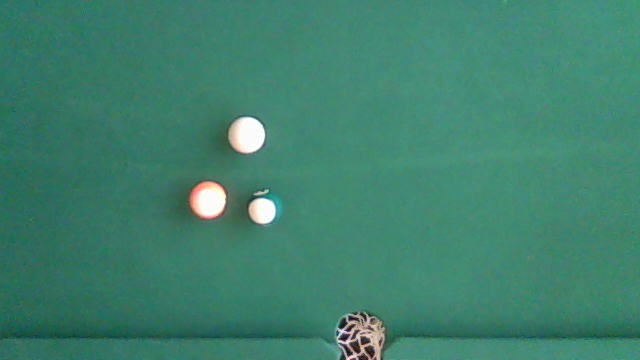
%> input picture c2.jpg, 640 x 360 px
$ octave voon.m   (GNU Octave 9; MATLAB toolbox functions it lacks are replaced by stand-ins)
%> lines starting %> are read from the running program, lines starting %| are printed output that depends on the picture; in (x1, y1, x2, y2) boxes, pixels count from 0 and x2, y2 are one past the last pixel; in counts of white or black regions, pixels touching at a corner belong together; the program's own positions count from 1
% by ImageAnalyst
% IMPORTANT: The newsreader may break long lines into multiple lines.
% Be sure to join any long lines that got split into multiple single lines.
% These can be found by the red lines on the left side of your
% text editor, which indicate syntax errors, or else just run the
% code and it will stop at the split lines with an error.

% Clean up and initialization
clc; % Clear the command window.
close all; % Close all figures (except those of imtool.)
imtool close all; % Close all imtool figures.
clear; % Erase all existing variables.
workspace; % Make sure the workspace panel is showing.
fontSize = 15;

% Read in the color demo image.
folder = 'C:\Users\mehul\Desktop\canny (2)\canny';
baseFileName = 'c2.jpg';
fullFileName = fullfile(folder, baseFileName);
% Get the full filename, with path prepended.
fullFileName = fullfile(folder, baseFileName);
if ~exist(fullFileName, 'file')
% Didn't find it there. Check the search path for it.
fullFileName = baseFileName; % No path this time.
if ~exist(fullFileName, 'file')
% Still didn't find it. Alert user.
errorMessage = sprintf('Error: %s does not exist.', fullFileName);
uiwait(warndlg(errorMessage));
return;
end
end
rgbImage = imread(fullFileName);
%> rgbImage is the input picture: size 360x640x3 uint8; mean R, G, B 63.2, 129, 109.4
% Get the dimensions of the image. numberOfColorBands should be = 3.
[rows columns numberOfColorBands] = size(rgbImage);
%> rows = 360; columns = 640; numberOfColorBands = 3
% Display the original color image.
subplot(2, 3, 1);
imshow(rgbImage, []);
title('Original color Image', 'FontSize', fontSize);
% Enlarge figure to full screen.
set(gcf, 'Position', get(0,'Screensize'));

% Extract the individual red color channel.
redChannel = rgbImage(:, :, 1);
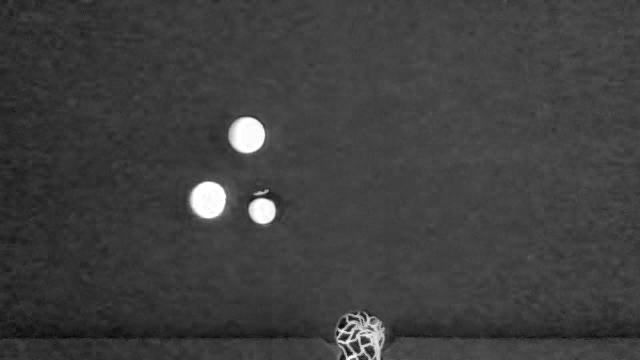
%> redChannel: size 360x640 uint8; min 5, max 255, mean 63.2
% Display the red channel image.
subplot(2, 3, 2);
imshow(redChannel, []);
title('Red Channel Image', 'FontSize', fontSize);

% Binarize it
binaryImage = redChannel < 39;
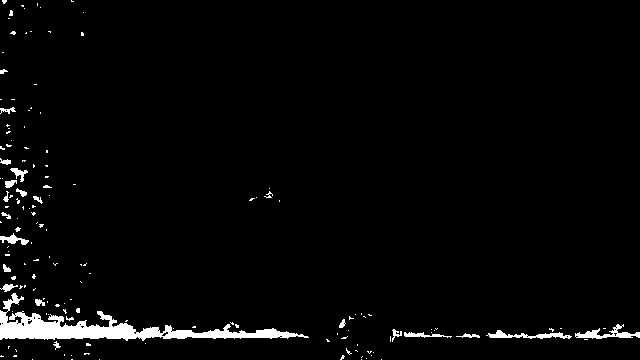
%> binaryImage: size 360x640 logical; 2.7% white; 152 white regions (129 under 20 px), largest, box (x1, y1, x2, y2) and area: (0, 293, 309, 341) 3870, (575, 324, 640, 339) 362, (486, 330, 572, 339) 321
% Display the image.
subplot(2, 3, 3);
imshow(binaryImage, []);
title('Thresholded Image', 'FontSize', fontSize);

% Get rid of the top junk
se = strel('disk', 5);
binaryImage = imopen(binaryImage, se);
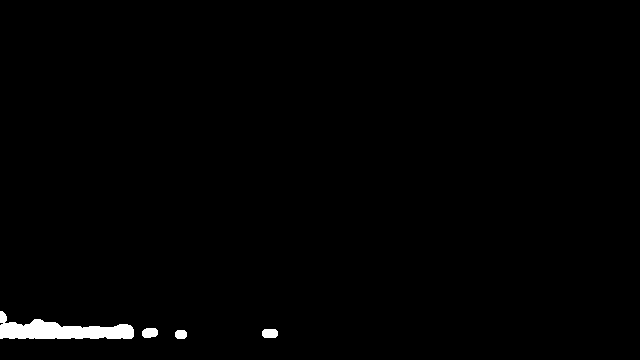
%> binaryImage: size 360x640 logical; 1% white; 4 white regions, box (x1, y1, x2, y2) and area: (0, 311, 134, 339) 1982, (142, 328, 158, 338) 137, (262, 329, 278, 338) 132, (175, 330, 187, 339) 96
% Display the cleaned image.
subplot(2, 3, 4);
imshow(binaryImage, []);
title('Opened Image', 'FontSize', fontSize);

labeledImage = bwlabel(binaryImage);
%> labeledImage: size 360x640 double; 5 distinct labels, from 0 to 4
measurements = regionprops(labeledImage,'Area','MajorAxisLength','MinorAxisLength');
%> measurements = 4 regions; Area, MajorAxisLength and MinorAxisLength: 1982 158.2 19.7, 137 17.09 10.32, 132 17.24 9.89, 96 12.73 9.7
% Find the largest blob.
allAreas = [measurements.Area];
%> allAreas = [1982 137 96 132]
biggestBlobIndex = find(allAreas == max(allAreas));
%> biggestBlobIndex = 1

% Extract only the largest blob.
% Note how we use ismember() to do this.
keeperBlobsImage = ismember(labeledImage, biggestBlobIndex);
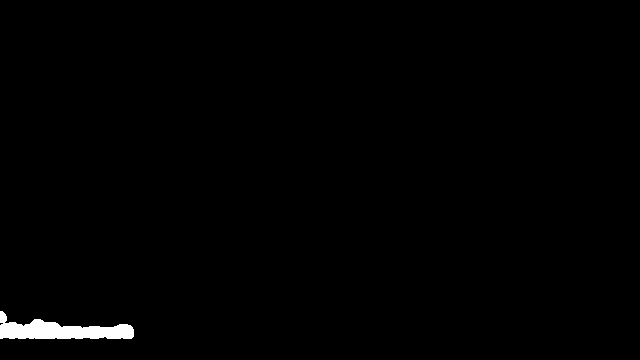
%> keeperBlobsImage: size 360x640 logical; 0.86% white; 1 white region, box (x1, y1, x2, y2) and area: (0, 311, 134, 339) 1982

% Display the original color image.
subplot(2, 3, 5);
imshow(rgbImage, []);
hold on; % Prevent plot() from blowing away the image.
title('Original Color Image with Droplet Outlined', 'FontSize', fontSize);
% Get its boundary and overlay it over the original image.
boundaries = bwboundaries(keeperBlobsImage);
%> boundaries = 1 boundary; box (x1, y1, x2, y2) and points: (0, 311, 134, 339) 314
blobBoundary = boundaries{1};
%> blobBoundary = 314 rows, first 12: [312 1; 312 2; 312 3; 313 4; 314 5; 315 6; 316 6; 317 7; 318 7; 319 7; 320 7; 321 7]
plot(blobBoundary(:,2), blobBoundary(:,1), 'r-', 'LineWidth', 5);
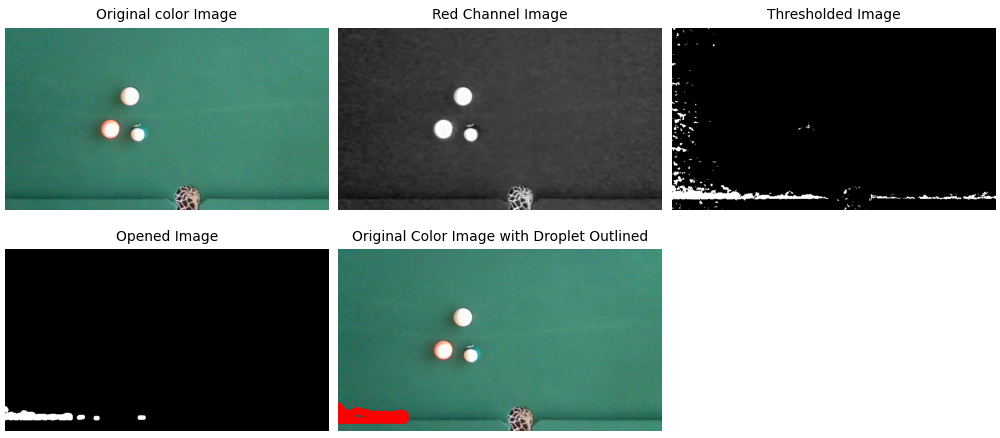
%> figure redrawn from the program's plot data, 5 panels
hold off;

% Tell user the results.
message = sprintf('Major axis length = %.1f\n',measurements(biggestBlobIndex).MajorAxisLength);
message = sprintf('%sMinor axis length = %.1f\n', ...
    message, measurements(biggestBlobIndex).MinorAxisLength);
message = sprintf('%sArea = %.1f\n', ...
message, measurements(biggestBlobIndex).Area);
uiwait(msgbox(message));
